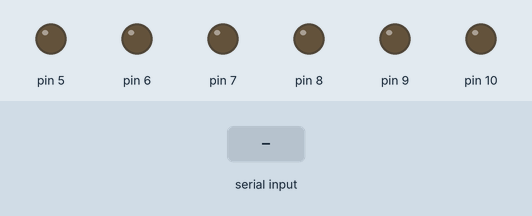
This sketch was run on a simulated Arduino Uno, built with avr-gcc and run on an emulated ATmega328P. Parts: output pins drawn as LEDs (lit = HIGH). Dashed ring = blinking. Inputs (shaded band) come from the test bench.

Above: at 1.2 s.
1.3 s: "b" received over Serial
At 1.7 s:
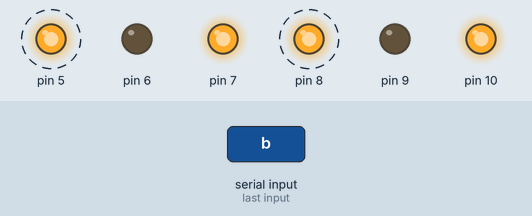
4.3 s: "f" received over Serial
At 5.5 s:
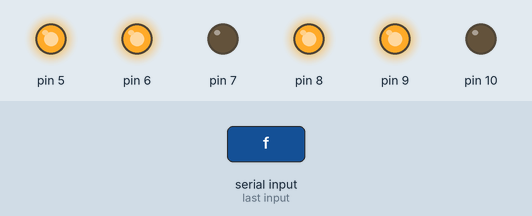
5.8 s: "l" received over Serial
At 7.2 s:
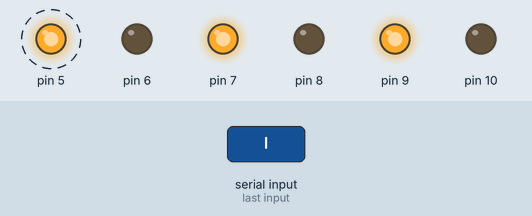
8.8 s: "r" received over Serial
At 9.2 s:
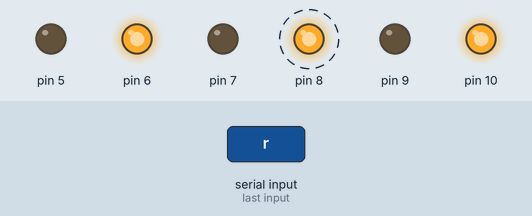
11.8 s: "s" received over Serial
At 12.5 s:
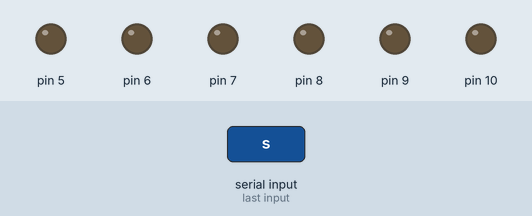
Timing chart, 0 to 14.3 s (numbered marks = the images above; inputs shaded):
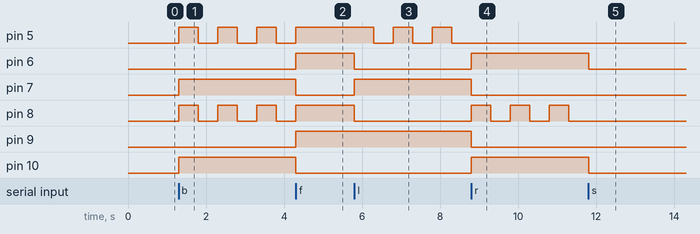

Measured:
- after the input at 1.3 s, pin 5, pin 8: alternates HIGH for 0.50 s and LOW for 0.50 s, starting at once; pin 7, pin 10: LOW → HIGH at once
- after the input at 4.3 s, pin 5, pin 8: goes on until 4.3 s, then stays HIGH; pin 6, pin 9: LOW → HIGH at once; pin 7, pin 10: HIGH → LOW at once
- after the input at 5.8 s, pin 5: alternates HIGH for 0.50 s and LOW for 0.50 s, starting after 0.50 s; pin 6, pin 8: HIGH → LOW at once; pin 7: LOW → HIGH at once
- after the input at 8.8 s, pin 5: stops changing and stays LOW; pin 6, pin 10: LOW → HIGH at once; pin 7, pin 9: HIGH → LOW at once; pin 8: alternates HIGH for 0.50 s and LOW for 0.50 s, starting at once
- after the input at 11.8 s, pin 6, pin 10: HIGH → LOW at once; pin 8: stops changing and stays LOW

The sketch:

TaskDay03InClass.ino
```cpp
void setup()
{
  Serial.begin(9600);
  pinMode(5,OUTPUT);
  pinMode(6,OUTPUT);
  pinMode(7,OUTPUT);
  pinMode(8,OUTPUT);
  pinMode(9,OUTPUT);
  pinMode(10,OUTPUT);
}
char income=' ';
void loop()
{
  if(Serial.available()>0)
  {
  	income=char(Serial.read());
  }
  work();
}
void work()
{
	switch(income)
    {
      case 'f'://前进，6、7左轮，9、10右轮，5左灯，8右灯
        digitalWrite(6,HIGH);
        digitalWrite(7,LOW);
        digitalWrite(9,HIGH);
        digitalWrite(10,LOW);
        digitalWrite(5,HIGH);
        digitalWrite(8,HIGH);
        break;

      case 'b'://后退
      	digitalWrite(6,LOW);
      	digitalWrite(7,HIGH);
        digitalWrite(9,LOW);
        digitalWrite(10,HIGH);
      while(!Serial.available())
      {
        digitalWrite(5,HIGH);
        digitalWrite(8,HIGH);
        delay(500);
        digitalWrite(5,LOW);
        digitalWrite(8,LOW);
        delay(500);
      }
      	break;

      case 'l'://左转
      	digitalWrite(6,LOW);
      	digitalWrite(7,HIGH);
        digitalWrite(9,HIGH);
        digitalWrite(10,LOW);
      while(!Serial.available())
      {
        digitalWrite(8,LOW);
        digitalWrite(5,HIGH);
        delay(500);
        digitalWrite(5,LOW);
        delay(500);
      }
      	break;

      case 'r'://右转
      	digitalWrite(6,HIGH);
      	digitalWrite(7,LOW);
        digitalWrite(9,LOW);
        digitalWrite(10,HIGH);
      while(!Serial.available())
      {
        digitalWrite(5,LOW);
        digitalWrite(8,HIGH);
        delay(500);
        digitalWrite(8,LOW);
        delay(500);
      }
      	break;

      case 's'://停止
      	digitalWrite(6,LOW);
      	digitalWrite(7,LOW);
        digitalWrite(9,LOW);
        digitalWrite(10,LOW);
        digitalWrite(5,LOW);
        digitalWrite(8,LOW);
      	break;

      default:
      	break;
    }
}
```
